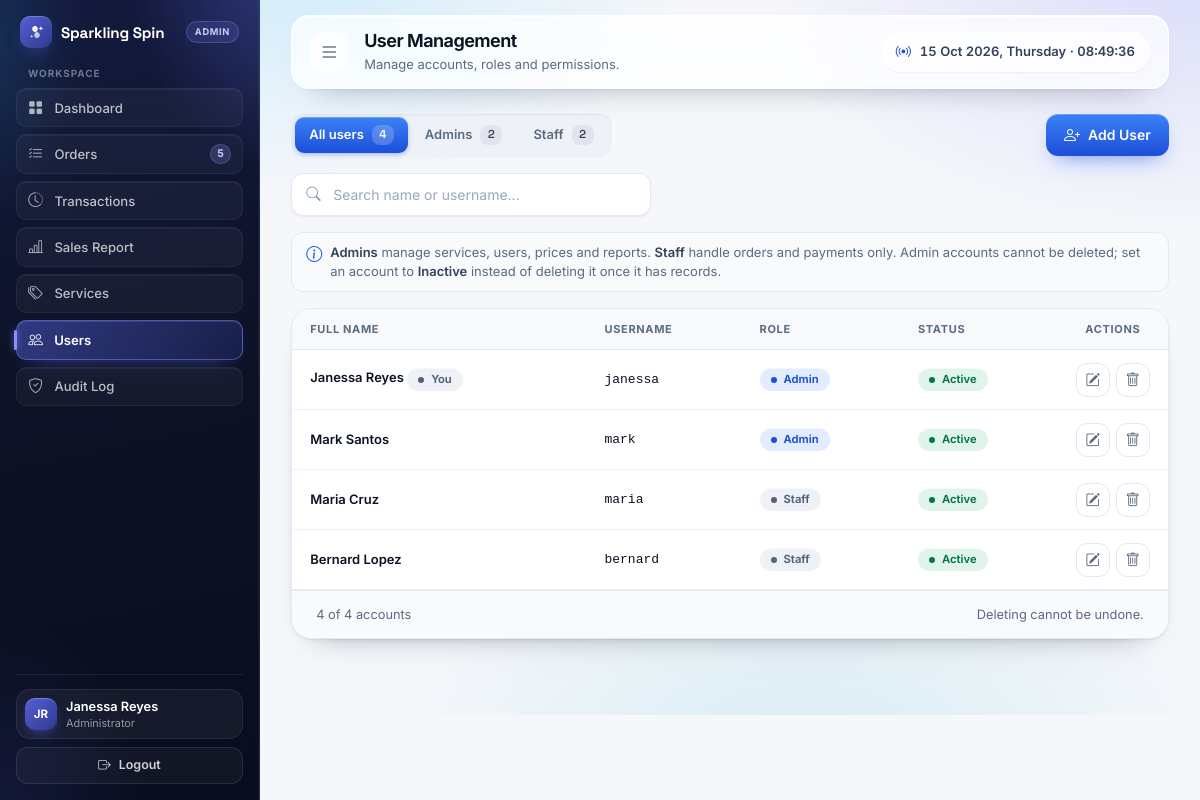
/users.php (signed in), run on the app's committed database.
### tables this page shows
CREATE TABLE users (
  user_id       INT AUTO_INCREMENT PRIMARY KEY,
  full_name     VARCHAR(100) NOT NULL,
  username      VARCHAR(50)  NOT NULL UNIQUE,
  password_hash VARCHAR(255) NOT NULL,
  role          ENUM('Admin','Staff') NOT NULL DEFAULT 'Staff',
  is_active     BOOLEAN NOT NULL DEFAULT TRUE,
  created_at    TIMESTAMP NOT NULL DEFAULT CURRENT_TIMESTAMP
);

### users.php (the view, shortened to what this page needs)
<?php
require_once __DIR__ . '/includes/db.php';
$users = [];
$res = $conn->query("SELECT user_id, full_name, username, role, is_active FROM users ORDER BY user_id ASC");
if ($res) while ($row = $res->fetch_assoc()) $users[] = $row;
$me = (int) $_SESSION['user_id'];
$user_counts = ['all' => count($users), 'Admin' => 0, 'Staff' => 0];
foreach ($users as $u) { if (isset($user_counts[$u['role']])) $user_counts[$u['role']]++; }
include __DIR__ . '/components/header.php';
?>
<div class="container-fluid ot-page" x-data="userAdmin(<?php echo $me; ?>)">
    <div class="ot-toolbar">
        <div class="ot-toolbar-group">
            <nav class="ot-tabs" aria-label="Filter by role">
                <button type="button" class="ot-tab" :class="{ 'is-active': tab === 'all' }" @click="tab = 'all'">All users <span class="ot-tab-count"><?php echo (int) $user_counts['all']; ?></span></button>
                <button type="button" class="ot-tab" :class="{ 'is-active': tab === 'Admin' }" @click="tab = 'Admin'">Admins <span class="ot-tab-count"><?php echo (int) $user_counts['Admin']; ?></span></button>
                <button type="button" class="ot-tab" :class="{ 'is-active': tab === 'Staff' }" @click="tab = 'Staff'">Staff <span class="ot-tab-count"><?php echo (int) $user_counts['Staff']; ?></span></button>
            </nav>
        </div>
        <button type="button" class="ot-add-btn" @click="openAdd()"><i class="bi bi-person-plus"></i> Add User</button>
    </div>
    <div class="ot-searchbar">
        <div class="ot-search">
            <input type="text" x-model="q" placeholder="Search name or username..." aria-label="Search users">
        </div>
    </div>
    <div class="ot-hint">
        <i class="bi bi-info-circle"></i>
        <span><strong>Admins</strong> manage services, users, prices and reports. <strong>Staff</strong> handle orders and payments only. Admin accounts cannot be deleted; set an account to <strong>Inactive</strong> instead of deleting it once it has records.</span>
    </div>
    <div class="ot-table-card">
        <div class="table-responsive">
            <table class="ot-table">
                <thead>
                    <tr>
                        <th>Full name</th>
                        <th class="d-none d-sm-table-cell">Username</th>
                        <th>Role</th>
                        <th class="d-none d-sm-table-cell">Status</th>
                        <th class="is-center ot-col-action">Actions</th>
                    </tr>
                </thead>
                <tbody id="userRoster">
                    <?php if (!$users): ?>
                        <tr><td colspan="5" class="ot-empty"><i class="bi bi-people"></i>No users yet. Add the first account.</td></tr>
                    <?php else: foreach ($users as $u):
                        $self = (int) $u['user_id'] === $me;
                        $active = (int) $u['is_active'] === 1;
                        $json = htmlspecialchars(json_encode([
                            'id' => (int) $u['user_id'], 'name' => $u['full_name'], 'username' => $u['username'],
                            'role' => $u['role'], 'active' => $active ? '1' : '0', 'self' => $self,
                        ], JSON_HEX_TAG | JSON_HEX_AMP | JSON_HEX_APOS | JSON_HEX_QUOT), ENT_QUOTES, 'UTF-8');
                        $search_blob = htmlspecialchars(mb_strtolower($u['full_name'] . ' ' . $u['username'], 'UTF-8'), ENT_QUOTES, 'UTF-8');
                    ?>
                    <tr data-role="<?php echo htmlspecialchars($u['role']); ?>" data-search="<?php echo $search_blob; ?>" data-user="<?php echo $json; ?>" x-show="match($el)">
                        <td>
                            <div class="ot-cust-name"><?php echo htmlspecialchars($u['full_name']); ?><?php if ($self): ?> <span class="ot-badge is-compact ot-b-pending">You</span><?php endif; ?></div>
                        </td>
                        <td class="wt-mono d-none d-sm-table-cell"><?php echo htmlspecialchars($u['username']); ?></td>
                        <td><span class="ot-badge is-compact <?php echo $u['role'] === 'Admin' ? 'ot-b-progress' : 'ot-b-pending'; ?>"><?php echo htmlspecialchars($u['role']); ?></span></td>
                        <td class="d-none d-sm-table-cell"><span class="ot-badge is-compact <?php echo $active ? 'ot-b-done' : 'ot-b-cancel'; ?>"><?php echo $active ? 'Active' : 'Inactive'; ?></span></td>
                        <td class="is-center">
                            <div class="ot-actions">
                                <button type="button" class="ot-icon-btn" title="Edit user" aria-label="Edit user" @click="openEdit($el.closest('tr'))"><i class="bi bi-pencil-square"></i></button>
                                <?php if ($u['role'] === 'Admin'): ?>
                                    <span class="d-inline-flex" style="cursor:not-allowed" title="<?php echo $self ? 'You cannot delete your own account' : 'Admin accounts cannot be deleted'; ?>" data-bs-toggle="tooltip">
                                        <button type="button" class="ot-icon-btn" disabled style="pointer-events:none" aria-label="Admin accounts cannot be deleted"><i class="bi bi-trash"></i></button>
                                    </span>
                                <?php else: ?>
                                    <button type="button" class="ot-icon-btn" title="Delete user" aria-label="Delete user" @click="remove($el.closest('tr'))"><i class="bi bi-trash"></i></button>
                                <?php endif; ?>
                            </div>
                        </td>
                    </tr>
                    <?php endforeach; ?>
                    <?php endif; ?>
                </tbody>
            </table>
        </div>
        <div class="ot-foot">
            <span x-text="shownCount() + ' of <?php echo (int) $user_counts['all']; ?> accounts'"></span>
            <span>Deleting cannot be undone.</span>
        </div>
    </div>
</div>
<?php include __DIR__ . '/components/footer.php'; ?>

### data on the page
users: full_name "Janessa Reyes", shows "You", username "janessa", role "Admin", is_active "Active"
users: full_name "Mark Santos", username "mark", role "Admin", is_active "Active"
users: full_name "Maria Cruz", username "maria", role "Staff", is_active "Active"
users: full_name "Bernard Lopez", username "bernard", role "Staff", is_active "Active"

### other printed values
$_SESSION['role'] "ADMIN"
$label "Dashboard"
$label "Orders"
$badge "5"
$label "Transactions"
$label "Sales Report"
$label "Services"
$label "Users"
$label "Audit Log"
$sb_initials "JR"
$sb_full "Janessa Reyes"
$sb_role "Administrator"
$header_heading "User Management"
$page_desc "Manage accounts, roles and permissions."
$user_counts['all'] "4"
